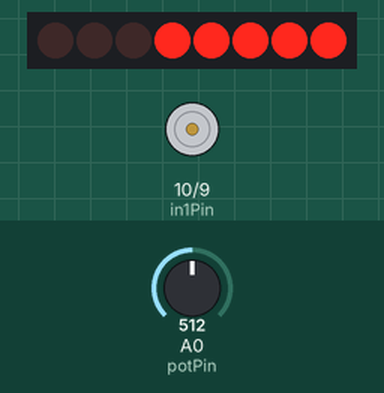
This sketch was run on a simulated Arduino Uno, built with avr-gcc and run on an emulated ATmega328P. Shown: 8 shift-register outputs drawn as a row of LEDs (first output left, lit = HIGH), motor-driver pin pairs drawn as motors (green arrow = first pin HIGH = forward, orange = second pin HIGH = backward, longer = more drive, scaled by the enable pin). Wiring (inferred from the names in the program): shift register (74HC595): data pin 4; shift clock pin 6; latch pin 5. Wiring (inferred from the signals the program sends): row of LEDs: on Q0, Q1, Q2, Q3, Q4, Q5, Q6, Q7. Inputs (shaded band) come from the test bench; at power-on: A0 (potPin) = 512.

Above: at 1.2 s.
1.3 s: A0 (potPin) set to 716
At 2.2 s:
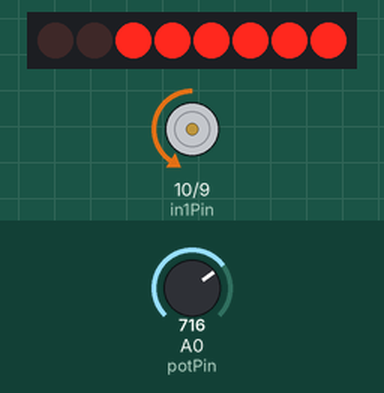
2.8 s: A0 (potPin) set to 900
At 3.3 s:
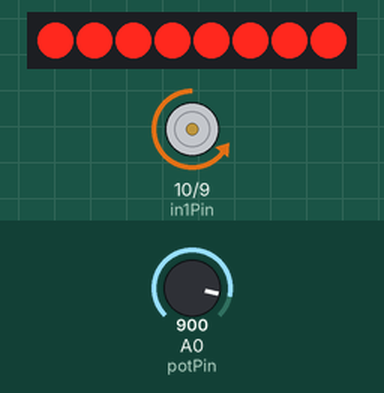
4.3 s: A0 (potPin) set to 511
At 5.5 s:
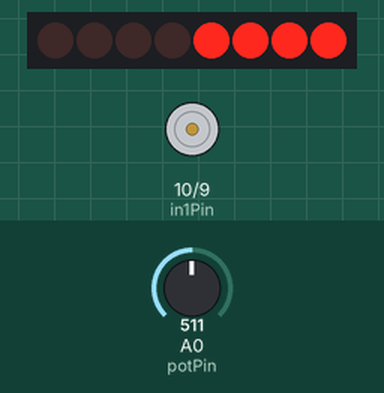
5.8 s: A0 (potPin) set to 306
At 6.8 s:
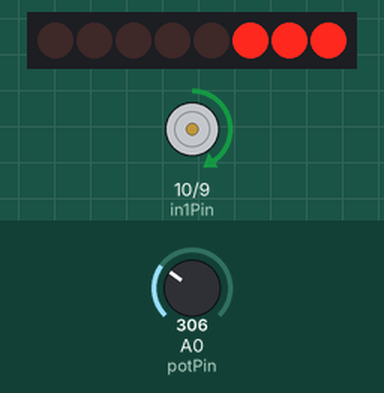
7.3 s: A0 (potPin) set to 122
At 7.9 s:
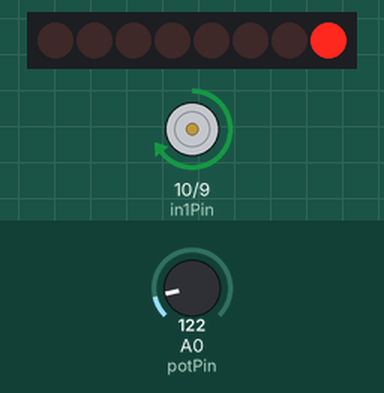
Timing chart, 0 to 9.8 s (numbered marks = the images above; inputs shaded):
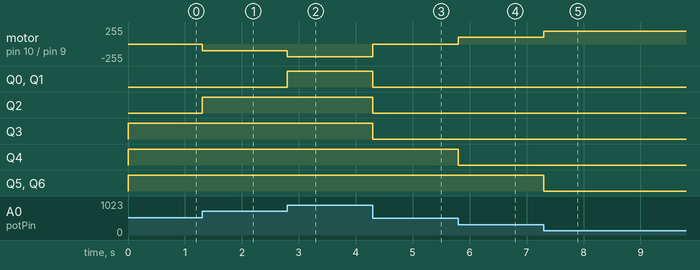

The sketch:

hbridge2.ino
```cpp
//pins for hbridge
int enablePin = 11;
int in1Pin = 10;
int in2Pin = 9;
int potPin = 0;

//pins for shift

int latchPin = 5;
int clockPin = 6;
int dataPin = 4;

byte leds = 0;

void setup() {
  //set up hbridge pins
  pinMode(in1Pin, OUTPUT);
  pinMode(in2Pin, OUTPUT);
  pinMode(enablePin, OUTPUT);

  //set up shift pins
  pinMode(latchPin, OUTPUT);
  pinMode(dataPin, OUTPUT);
  pinMode(clockPin, OUTPUT);

  Serial.begin(9600);
}
void updateShiftRegister() {
   digitalWrite(latchPin, LOW);
   shiftOut(dataPin, clockPin, LSBFIRST, leds);
   digitalWrite(latchPin, HIGH);
}
void loop() {
  //hbridge
  //basically the whole 0-1023 range is output by the 10k pot
  int rawSpeed = analogRead(potPin);
  int speed = rawSpeed / 128;
  speed += 1; //make it from 1 - 8


  boolean reverse = speed > 4;
  int motorSpeed = 0;

  if(reverse) {
    motorSpeed = (rawSpeed - 512)/2;
  } else {
    motorSpeed = (512-rawSpeed) / 2;
  }

  setMotor(motorSpeed, reverse);

  //shift
  leds = 0;
  for(int i=0; i<speed; i++) {
    bitSet(leds, i);
  }

  updateShiftRegister();
}

void setMotor(int speed, boolean reverse) {
  analogWrite(enablePin, speed);
  digitalWrite(in1Pin, ! reverse);
  digitalWrite(in2Pin, reverse);
}
```

Measured:
- after the input at 1.3 s, motor on pin 10 (in1Pin) / pin 9 (in2Pin): stopped → backward 102/255 at once; Q2: LOW → HIGH at once
- after the input at 2.8 s, motor on pin 10 (in1Pin) / pin 9 (in2Pin): backward 102/255 → backward 194/255 at once; Q0, Q1: LOW → HIGH at once
- after the input at 4.3 s, motor on pin 10 (in1Pin) / pin 9 (in2Pin): backward 194/255 → stopped at once; Q0–3: HIGH → LOW at once
- after the input at 5.8 s, motor on pin 10 (in1Pin) / pin 9 (in2Pin): stopped → forward 103/255 at once; Q4: HIGH → LOW at once
- after the input at 7.3 s, motor on pin 10 (in1Pin) / pin 9 (in2Pin): forward 103/255 → forward 195/255 at once; Q5, Q6: HIGH → LOW at once
